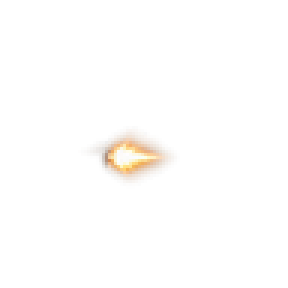
#> input picture art/production/muzzle_fx_v1/pistol_isolated_source.png, 96 x 96 px (shown 3 times larger)
$ python -i asset_uniqueness_guard.py   (imports and definitions only)
#> lines starting #> are read from the running program, lines starting #| are printed output that depends on the picture
#!/usr/bin/env python3
"""RADZONE staged-asset uniqueness audit. Read-only, stdlib + optional Pillow.

Does not delete/replace files, alter item IDs, invoke APIs, or generate new art.
"""
from __future__ import annotations

import argparse
import hashlib
import json
import re
from collections import Counter, defaultdict
from pathlib import Path


# [45 lines left out: functions slug, load_catalog, family_index, file_digest, not called in this run]


def _image_hashes(path: Path) -> tuple[int, int]:
    """Return 64-bit difference hash and 64-bit average hash, normalized around alpha bounds."""
    try:
        from PIL import Image
    except ImportError as exc:
        raise RuntimeError('Pillow required for visual similarity; pip install Pillow') from exc
    with Image.open(path) as img:
#> img is the input picture: PIL image 96x96 RGBA; mean R, G, B, A 15.2, 11.5, 8.6, 4
        img.load()
        rgba = img.convert('RGBA')
        alpha = rgba.getchannel('A')
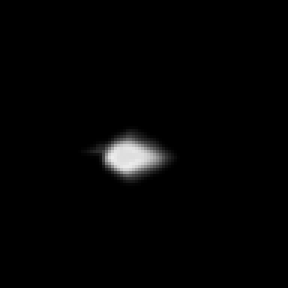
#> alpha: PIL image 96x96 L (shown 3 times larger); min 0, max 237, mean 4
        bbox = alpha.getbbox()
#> bbox = (26, 42, 60, 63)
        if bbox:
            rgba = rgba.crop(bbox)
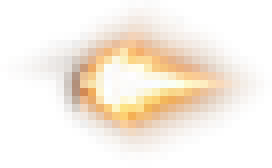
#> rgba: PIL image 34x21 RGBA (shown 8 times larger); mean R, G, B, A 101.8, 80.6, 58.4, 52.2; transparent parts drawn white
        side = max(rgba.size)
#> side = 34
        if side == 0:
            raise ValueError('Empty image')
        layer = Image.new('RGBA', (side, side), (0, 0, 0, 0))
#> layer: PIL image 34x34 RGBA; every value is 0
        layer.alpha_composite(rgba, ((side-rgba.width)//2, (side-rgba.height)//2))
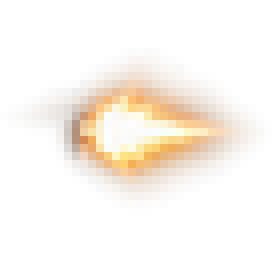
#> layer: PIL image 34x34 RGBA (shown 8 times larger); mean R, G, B, A 60, 47.7, 34.5, 32.2; transparent parts drawn white
        neutral = Image.new('RGBA', layer.size, (92, 92, 92, 255))
        neutral.alpha_composite(layer)
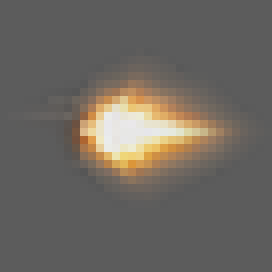
#> neutral: PIL image 34x34 RGBA (shown 8 times larger); mean R, G, B, A 108.5, 103.4, 97, 255
        rgb = neutral.convert('L')
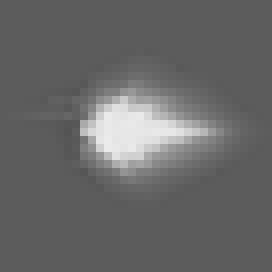
#> rgb: PIL image 34x34 L (shown 8 times larger); min 84, max 235, mean 104.2
        d = list(rgb.resize((9, 8), Image.Resampling.LANCZOS).tobytes())
#> d = 72 values, max 230 at index 31, min 89 at index 12, mean 104.2
        a = list(rgb.resize((8, 8), Image.Resampling.LANCZOS).tobytes())
#> a = 64 values, max 236 at index 27, min 85 at index 25, mean 104.2
        dh = 0
        for y in range(8):
            for x in range(8):
                dh = (dh << 1) | int(d[y*9+x] > d[y*9+x+1])
#> after the loop, dh = 585554330049581064
        avg = sum(a)/len(a)
#> avg = 104.2
        ah = 0
        for pixel in a:
            ah = (ah << 1) | int(pixel > avg)
#> this loop made 64 passes
#> (pixel, ah) on passes 1 to 12: (92, 0), (92, 0), (92, 0), (93, 0), (92, 0), (92, 0), (92, 0), (92, 0), (92, 0), (92, 0), (91, 0), (89, 0)
#> after the loop, ah = 26655607226368
        return dh, ah


# [123 lines left out: functions evaluate, audit_catalog, main, not called in this run]


# [2 lines not run here, left out]

>>> result = _image_hashes('../../art/production/muzzle_fx_v1/pistol_isolated_source.png')
#> result = (585554330049581064, 26655607226368)

$ run again, on art/production/muzzle_fx_v1/atlas_rifle.png
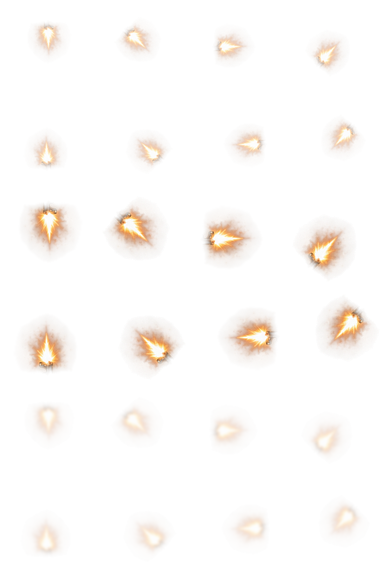
#> input picture art/production/muzzle_fx_v1/atlas_rifle.png, 384 x 576 px
#> in _image_hashes, img is the input picture: PIL image 384x576 RGBA; mean R, G, B, A 50.3, 44.5, 39.7, 17.1
#> in _image_hashes, `alpha = rgba.getchannel('A')`:
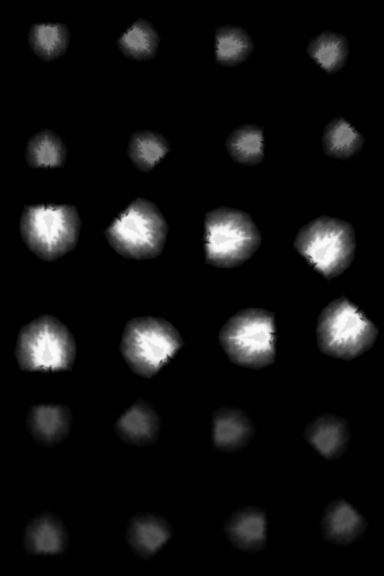
#> alpha: PIL image 384x576 L; min 0, max 253, mean 17.1
#> bbox = (13, 17, 380, 562)
#> in _image_hashes, `rgb = neutral.convert('L')`:
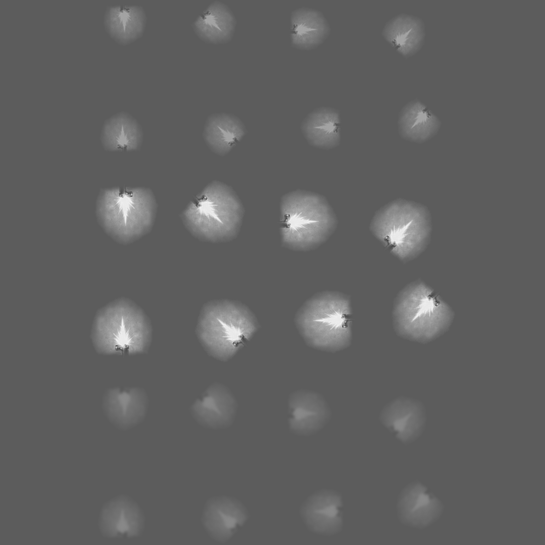
#> rgb: PIL image 545x545 L; min 69, max 241, mean 97.1
#> d = 72 values, max 115 at index 33, min 89 at index 44, mean 97.04
#> a = 64 values, max 110 at index 29, min 89 at index 31, mean 96.95
#> after the loop in _image_hashes, `for y in range(8):`: dh = 811517832768979797
#> avg = 96.95
#> the loop in _image_hashes, `for pixel in a:` made 64 passes
#> (pixel, ah) on passes 1 to 8: (91, 0), (96, 0), (97, 1), (97, 3), (97, 7), (97, 15), (95, 30), (91, 60)
#> after the loop in _image_hashes, `for pixel in a:`: ah = 4323592525005455360
#> result = (811517832768979797, 4323592525005455360)
